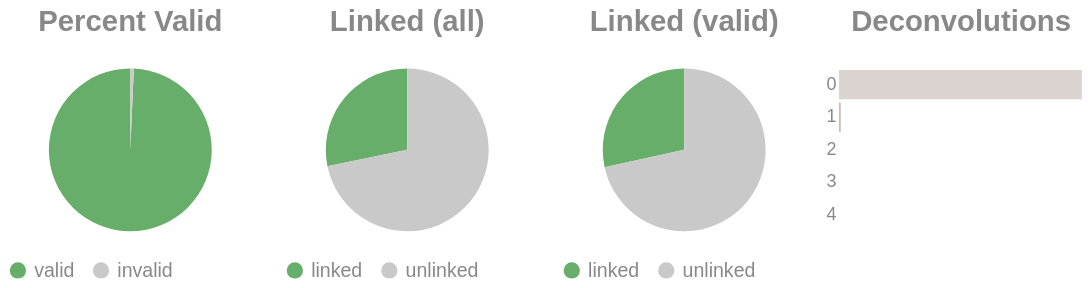

Notebook code cell kept with this figure:
### Code cell
if SKIPLR:
    pass
else:
    clash = Counter()
    for i in valids['molecule'].to_list():
        _mol = i.split("-")
        if len(_mol) == 1:
            clash.update('0')
        else:
            clash.update(_mol[-1])

    _d = {"deconvolutions": [], 'count': []}
    for k,v in clash.items():
        _d['deconvolutions'].append(k)
        _d['count'].append(v)

    tot_valid = valids['reads'].sum()
    mask = valids['reads'] >= 2
    n_linked_reads = valids.filter(mask)['reads'].sum()
    if n_linked_reads == 0:
        print_html("No linked molecules (>=2 reads) were detected; skipping linked-only distributions.")
        SKIPLR = True
    else:
        perc_valid = round(tot_valid / n_reads, 4)
        linked_perc_abs = round(n_linked_reads / n_reads, 4)
        linked_perc = round(n_linked_reads / tot_valid, 4)

    _valid = pl.DataFrame({"valids": ['valid', 'invalid'], "count": [tot_valid, n_reads - tot_valid]})
    _linked_abs = pl.DataFrame({"linked (absolute)": ['linked', 'unlinked'], "count": [n_linked_reads, n_reads - n_linked_reads]})
    _linked_rel = pl.DataFrame({"linked (valids)": ['linked', 'unlinked'], "count": [n_linked_reads, tot_valid - n_linked_reads]})

    (
        alt.hconcat(
            piechart(_valid, goodval = 'valid', title = "Percent Valid"),
            piechart(_linked_abs, goodval = "linked", title =  "Linked (all)"),
            piechart(_linked_rel, goodval = "linked", title =  "Linked (valid)"),
            convolutionbar(pl.DataFrame(_d), title = "Deconvolutions"),
            center = True,
            bounds = 'flush'
        )
        .resolve_scale(color='independent')
        .resolve_legend('independent')
        .properties(usermeta={'embedOptions': {"actions": False}})
    ).display()

### Figure 1 — Vega-Lite specification as saved in the notebook (floating-point values rounded to 4 significant figures)
{"width": "container", "height": 400, "config": {"title": {"anchor": "start", "dy": -15, "fontSize": 18, "color": "#888888", "subtitleColor": "#888888", "subtitleFontSize": 14}, "arc": {"fill": "#0072B2"}, "axis": {"domainColor": "#888888", "domainWidth": 0.5, "gridWidth": 0.2, "grid": false, "titleFontWeight": 400, "titleFontSize": 15, "labelFontSize": 11, "labelColor": "#888888", "tickColor": "#888888", "tickWidth": 0.2, "titleColor": "#888888"}, "axisBand": {"grid": false}, "axisX": {"grid": true, "tickSize": 10, "domainCap": "round"}, "axisY": {"domain": false, "grid": true, "tickSize": 0, "domainCap": "round"}, "background": "transparent", "header": {"labelFontSize": 15, "labelColor": "#888888", "titleFontSize": 15, "titleFontWeight": 600, "titleColor": "#888888"}, "legend": {"labelFont": "sans-serif", "labelFontSize": 12, "labelColor": "#888888", "symbolSize": 100, "symbolType": "circle", "titleFontSize": 12, "titlePadding": 10, "titleColor": "#888888", "title": null}, "range": {"category": ["#E69F00", "#56B4E9", "#009E73", "#F0E442", "#0072B2", "#D55E00", "#CC79A7", "#000000"], "diverging": ["#cfe8f3", "#a2d4ec", "#73bfe2", "#46abdb", "#1696d2", "#12719e"]}, "area": {"fill": "#0072B2", "fillOpacity": 0.7, "line": true, "strokeOpacity": 0.7}, "line": {"color": "#0072B2", "stroke": "#0072B2", "strokeWidth": 2}, "trail": {"color": "#0072B2", "stroke": "#0072B2", "strokeWidth": 0, "size": 1}, "point": {"filled": true, "fillOpacity": 1.0, "size": 95}, "text": {"color": "#888888", "fontSize": 11, "align": "right", "fontWeight": 400, "size": 11}, "bar": {"fill": "#0072B2", "stroke": null}, "view": {"stroke": null, "continuousWidth": 660, "continuousHeight": 400}}, "hconcat": [{"data": {"name": "data-eb93074bd999eaa97327630a9c74f208"}, "mark": {"type": "arc"}, "encoding": {"color": {"field": "valids", "legend": {"orient": "bottom", "title": null}, "scale": {"domain": ["valid", "invalid"], "range": ["#68ae6b", "#C9C9C9"]}, "title": "Valids", "type": "nominal"}, "theta": {"field": "count", "type": "quantitative"}, "tooltip": [{"field": "valids", "title": "Valids", "type": "ordinal"}, {"field": "percent", "format": ".2%", "title": "Percent", "type": "quantitative"}, {"field": "count", "title": "Count", "type": "quantitative"}]}, "height": 100, "title": {"text": "Percent Valid", "align": "center", "anchor": "middle"}, "transform": [{"calculate": "datum.count / 544595", "as": "percent"}], "width": 150}, {"data": {"name": "data-03567bb705129661c74b708f99751f11"}, "mark": {"type": "arc"}, "encoding": {"color": {"field": "linked (absolute)", "legend": {"orient": "bottom", "title": null}, "scale": {"domain": ["linked", "unlinked"], "range": ["#68ae6b", "#C9C9C9"]}, "title": "Linked (Absolute)", "type": "nominal"}, "theta": {"field": "count", "type": "quantitative"}, "tooltip": [{"field": "linked (absolute)", "title": "Linked (Absolute)", "type": "ordinal"}, {"field": "percent", "format": ".2%", "title": "Percent", "type": "quantitative"}, {"field": "count", "title": "Count", "type": "quantitative"}]}, "height": 100, "title": {"text": "Linked (all)", "align": "center", "anchor": "middle"}, "transform": [{"calculate": "datum.count / 544595", "as": "percent"}], "width": 150}, {"data": {"name": "data-0491a1da355c2ef0e8a8a5521920ab14"}, "mark": {"type": "arc"}, "encoding": {"color": {"field": "linked (valids)", "legend": {"orient": "bottom", "title": null}, "scale": {"domain": ["linked", "unlinked"], "range": ["#68ae6b", "#C9C9C9"]}, "title": "Linked (Valids)", "type": "nominal"}, "theta": {"field": "count", "type": "quantitative"}, "tooltip": [{"field": "linked (valids)", "title": "Linked (Valids)", "type": "ordinal"}, {"field": "percent", "format": ".2%", "title": "Percent", "type": "quantitative"}, {"field": "count", "title": "Count", "type": "quantitative"}]}, "height": 100, "title": {"text": "Linked (valid)", "align": "center", "anchor": "middle"}, "transform": [{"calculate": "datum.count / 540841", "as": "percent"}], "width": 150}, {"data": {"name": "data-ca9c2e95f14245e9067fb791646033cd"}, "mark": {"type": "bar"}, "encoding": {"color": {"field": "deconvolutions", "legend": null, "scale": {"scheme": "lightgreyred"}, "type": "nominal"}, "tooltip": [{"field": "deconvolutions", "title": "Deconvolutions", "type": "ordinal"}, {"field": "percent", "format": ".2%", "title": "Percent", "type": "quantitative"}, {"field": "count", "title": "Count", "type": "quantitative"}], "x": {"axis": null, "field": "count", "type": "quantitative"}, "y": {"field": "deconvolutions", "sort": "ascending", "title": null, "type": "nominal"}}, "height": 100, "title": {"text": "Deconvolutions", "align": "center", "anchor": "middle"}, "transform": [{"calculate": "datum.count / 450825", "as": "percent"}], "width": 150}], "bounds": "flush", "center": true, "resolve": {"legend": {"angle": "independent"}, "scale": {"color": "independent"}}, "usermeta": {"embedOptions": {"actions": false}}, "$schema": "https://vega.github.io/schema/vega-lite/v6.1.0.json", "datasets": {"data-eb93074bd999eaa97327630a9c74f208": [{"valids": "valid", "count": 540841}, {"valids": "invalid", "count": 3754}], "data-03567bb705129661c74b708f99751f11": [{"linked (absolute)": "linked", "count": 153683}, {"linked (absolute)": "unlinked", "count": 390912}], "data-0491a1da355c2ef0e8a8a5521920ab14": [{"linked (valids)": "linked", "count": 153683}, {"linked (valids)": "unlinked", "count": 387158}], "data-ca9c2e95f14245e9067fb791646033cd": [{"deconvolutions": "0", "count": 447363}, {"deconvolutions": "1", "count": 3414}, {"deconvolutions": "2", "count": 46}, {"deconvolutions": "3", "count": 1}, {"deconvolutions": "4", "count": 1}]}}
